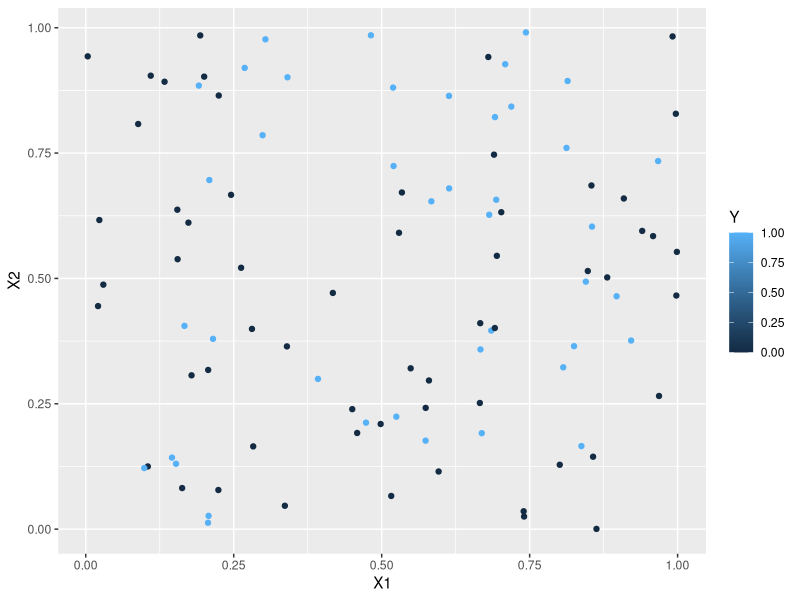
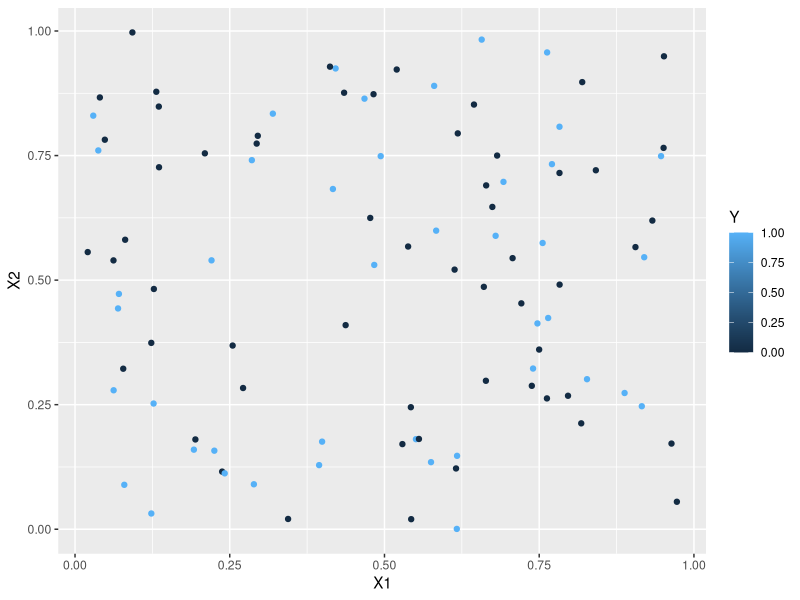
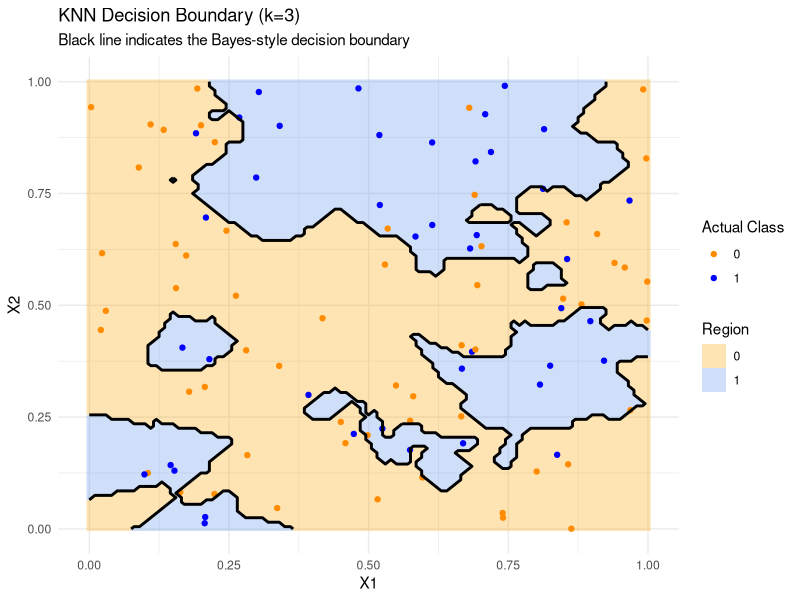
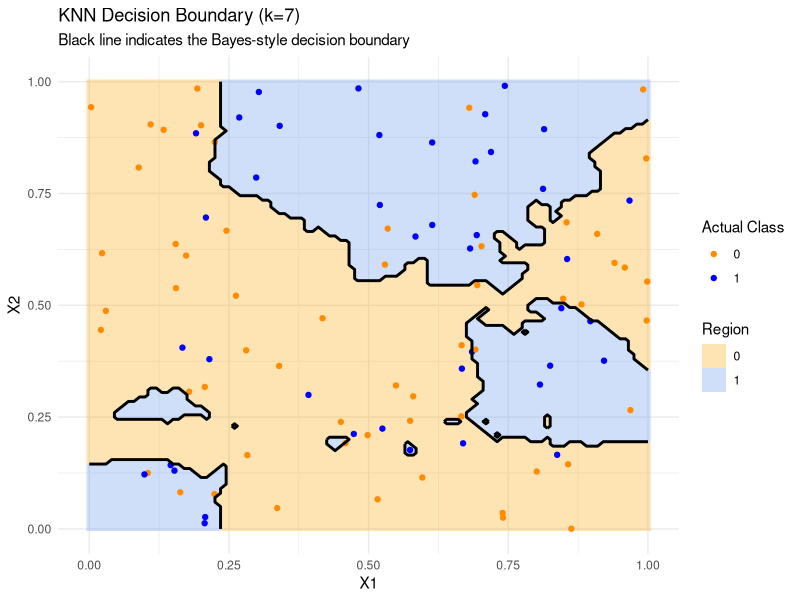

Source code (R) for these figures, in order: (Note: this script raises an error after producing the figures.)
## ---- chunk 1
library(class)
library(tidyverse)
## ---- chunk 2
#Generative model
set.seed(116) #setting a random seed so that we can reproduce everything exactly if we want to

generate_y <- function(x1,x2) { #two input parameters to generate the output y
  logit <- x1 -2*x2 -2*x1^2 + x2^2 + 3*x1*x2
  p <- exp(logit)/(1+exp(logit)) #apply the inverse logit function
  y <- rbinom(1,1,p) #y becomes a 0 (with prob 1-p) or a 1 with probability p
}
## ---- chunk 3
# Generate a dataset with 100 points
set.seed(116)
n = 100
X1 <- runif(n,0,1)
X2 <- runif(n,0,1)

#I'm going to use a for loop to generate 100 y's
Y <- rep(0,n) #initializing my Y to be a vector of 0's
for (i in 1:n) {
  Y[i] <- generate_y(X1[i],X2[i])
}

sum(Y) #How many 0's and 1's were predicted? In this training set, 42% were 1's. However, almost 48% are 1's when n is large. That's quite close to 50/50 so we shouldn't have issues with "imbalance," which is something we'll learn about later in the semester.

training <- cbind(X1,X2,Y) #combining all of my variables into a training dataset
ggplot(data=training, aes(x=X1, y=X2, color=Y)) +
  geom_point()
## ---- chunk 4
# Create the training dataset as above using seed=116
# Create a testing dataset using seed=121

set.seed(121)
n = 100
X1 <- runif(n,0,1)
X2 <- runif(n,0,1)

#I'm going to use a for loop to generate 100 y's
Y <- rep(0,n) #initializing my Y to be a vector of 0's
for (i in 1:n) {
  Y[i] <- generate_y(X1[i],X2[i])
}

sum(Y) #43 1's, which is much closer to the 51.5% true rate
testing <- cbind(X1,X2,Y)

#Let's plot the test set. Does it look like the training set? Yeah, looks similar.
ggplot(data=testing, aes(x=X1, y=X2, color=Y)) +
  geom_point()
## ---- chunk 5
#Using k=3
k=3
predicted.ys <- knn(train = training[,1:2], test = testing[,1:2], cl=training[,3],k=k)
misclass_rate <- function(predictions, test.truth) { #Given the model predictions and the true classifications
  1-(sum(predictions==test.truth)/length(predictions))
}

misclass_rate(predicted.ys,testing[,3])
## ---- chunk 6
#Using k=7
k=7
predicted.ys <- knn(train = training[,1:2], test = testing[,1:2], cl=training[,3],k=k)
misclass_rate <- function(predictions, test.truth) { #Given the model predictions and the true classifications
  1-(sum(predictions==test.truth)/length(predictions))
}

misclass_rate(predicted.ys,testing[,3])
## ---- chunk 7
#Decision boundary for k=3
library(class)
library(ggplot2)

testing.grid <- expand.grid(X1 = seq(0, 1, by = .01), 
                            X2 = seq(0, 1, by = .01))

predicted.grid <- knn(train = training[,1:2], 
                      test = testing.grid, 
                      cl = training[,3], 
                      k = 3)
predicted.gridxy <- testing.grid
predicted.gridxy$Y <- as.numeric(predicted.grid) -1 

# 4. Plotting
ggplot() +
  geom_raster(data = predicted.gridxy, aes(x = X1, y = X2, fill = as.factor(Y)), alpha = 0.3) +
  geom_contour(data = predicted.gridxy, aes(x = X1, y = X2, z = Y), 
               breaks = 1.5, color = "black", size = 1) +
  geom_point(data = training, aes(x = X1, y = X2, color = as.factor(Y))) +
  scale_fill_manual(values = c("orange", "cornflowerblue"), name = "Region") +
  scale_color_manual(values = c("darkorange", "blue"), name = "Actual Class") +
  labs(title = "KNN Decision Boundary (k=3)",
       subtitle = "Black line indicates the Bayes-style decision boundary") +
   geom_contour(data = predicted.gridxy, aes(x = X1, y = X2, z = Y +1),  
               breaks = 1.5, color = "black", size = 1) + 
theme_minimal()
## ---- chunk 8
#Decision boundary for k=7
library(class)
library(ggplot2)

testing.grid <- expand.grid(X1 = seq(0, 1, by = .01), 
                            X2 = seq(0, 1, by = .01))

predicted.grid <- knn(train = training[,1:2], 
                      test = testing.grid, 
                      cl = training[,3], 
                      k = 7)
predicted.gridxy <- testing.grid
predicted.gridxy$Y <- as.numeric(predicted.grid) -1 

# 4. Plotting
ggplot() +
  geom_raster(data = predicted.gridxy, aes(x = X1, y = X2, fill = as.factor(Y)), alpha = 0.3) +
  geom_contour(data = predicted.gridxy, aes(x = X1, y = X2, z = Y), 
               breaks = 1.5, color = "black", size = 1) +
  geom_point(data = training, aes(x = X1, y = X2, color = as.factor(Y))) +
  scale_fill_manual(values = c("orange", "cornflowerblue"), name = "Region") +
  scale_color_manual(values = c("darkorange", "blue"), name = "Actual Class") +
  labs(title = "KNN Decision Boundary (k=7)",
       subtitle = "Black line indicates the Bayes-style decision boundary") +
   geom_contour(data = predicted.gridxy, aes(x = X1, y = X2, z = Y +1),  
               breaks = 1.5, color = "black", size = 1) + 
theme_minimal()
## ---- chunk 9
#fitting KNN on k=4

predicted.ys_4 <- knn(train = training[,1:2], 
                      test = testing[,1:2], 
                      cl=training[,3],
                      k=4)

#fitting KNN on k=8

predicted.ys_8 <- knn(train=training[,1:2],
                      test=testing[,1:2],
                      cl=training[,3],
                      k=8)
## ---- chunk 10
#misclassification rate is number of incorrect predictions/ total number of predictions

#misclass rate for k=4
misclass_rate_4 = 1-(sum(predicted.ys_4==testing[,3])/length(predicted.ys_4))
misclass_rate_4

#misclass rate for k=8
misclass_rate_8 = 1-(sum(predicted.ys_8==testing[,3])/length(predicted.ys_8))
misclass_rate_8
## ---- chunk 11
#plot decision boundaries for k=4

# setting the grid that we will predict on 
testing.grid_4 <- expand.grid(X1 = seq(0, 1, by = .01), 
                            X2 = seq(0, 1, by = .01))
# predicting on the grid
predicted.grid_4 <- knn(train = training[,1:2], 
                      test = testing.grid_2, 
                      cl = training[,3], 
                      k = 4)

predicted.gridxy_4 <- testing.grid_4
predicted.gridxy_4$Y <- as.numeric(predicted.grid_8) -1

ggplot() +
  geom_raster(data = predicted.gridxy_4, aes(x = X1, y = X2, fill = as.factor(Y)), alpha = 0.3) +
  geom_contour(data = predicted.gridxy_4, aes(x = X1, y = X2, z = Y), 
               breaks = 1.5, color = "black", size = 1) +
  geom_point(data = training, aes(x = X1, y = X2, color = as.factor(Y))) +
  scale_fill_manual(values = c("orange", "cornflowerblue"), name = "Region") +
  scale_color_manual(values = c("darkorange", "blue"), name = "Actual Class") +
  labs(title = "KNN Decision Boundary (k=4)",
       subtitle = "Black line indicates the Bayes-style decision boundary") +
   geom_contour(data = predicted.gridxy_4, aes(x = X1, y = X2, z = Y +1),  
               breaks = 1.5, color = "black", size = 1) +
theme_minimal()



#plot decision boundaries for k=8

# setting the grid that we will predict on 
testing.grid_8 <- expand.grid(X1 = seq(0, 1, by = .01), 
                            X2 = seq(0, 1, by = .01))
# predicting on the grid
predicted.grid_8 <- knn(train = training[,1:2], 
                      test = testing.grid_2, 
                      cl = training[,3], 
                      k = 8)

predicted.gridxy_8 <- testing.grid_8
predicted.gridxy_8$Y <- as.numeric(predicted.grid_8) -1

ggplot() +
  geom_raster(data = predicted.gridxy_8, aes(x = X1, y = X2, fill = as.factor(Y)), alpha = 0.3) +
  geom_contour(data = predicted.gridxy_8, aes(x = X1, y = X2, z = Y), 
               breaks = 1.5, color = "black", size = 1) +
  geom_point(data = training, aes(x = X1, y = X2, color = as.factor(Y))) +
  scale_fill_manual(values = c("orange", "cornflowerblue"), name = "Region") +
  scale_color_manual(values = c("darkorange", "blue"), name = "Actual Class") +
  labs(title = "KNN Decision Boundary (k=8)",
       subtitle = "Black line indicates the Bayes-style decision boundary") +
   geom_contour(data = predicted.gridxy_8, aes(x = X1, y = X2, z = Y +1),  
               breaks = 1.5, color = "black", size = 1) +
theme_minimal()
## ---- chunk 12
#observation of x1=0.5, x2=0.5
observation <- data.frame(X1 = 0.5, X2 = 0.5)

training_data_frame <- as.data.frame(training)

#Perform the KNN prediction
predicted_y <- knn(
  train = training[, c("X1", "X2")],       
  test = observation[, c("X1", "X2")],  
  cl = training_data_frame$Y,                        
  k = 8                                       
)
predicted_y
## ---- chunk 13
pred2k <- knn(train=training[,1:2], test=testing[,1:2], cl=training[,3], k=2)
pred6k <- knn(train=training[,1:2], test=testing[,1:2], cl=training[,3], k=10)

#Calculate Miscalculation rates for k=2 and k=6
truth <- testing[[3]]
pred2kn <- as.numeric(pred2k)
pred6kn <- as.numeric(pred6k)

misclass_rate <- function(predictions, truth) {
  1-(sum(predictions == truth)/length(predictions))
}
    
misclass_rate(pred2kn, testing[,3])
misclass_rate(pred6kn, testing[,3])
## ---- chunk 14
#Plot Decision Boundary for k=2 

testing.grid<-expand.grid(X1 =seq(0,1,by= .01),
X2 =seq(0,1,by= .01))

predicted.grid<-knn(train= training[,1:2],
test= testing.grid,
cl= training[,3],
k= 2)

predicted.gridxy<-testing.grid
predicted.gridxy$Y <-as.numeric(predicted.grid)-1

ggplot() + 
  geom_raster(data = predicted.gridxy, aes(x = X1, y = X2, fill = as.factor(Y)), alpha = 0.3) +
  geom_contour(data = predicted.gridxy, aes(x = X1, y = X2, z = Y),
breaks = 1.5, color = "black", size = 1) +
  geom_point(data = training, aes(x = X1, y = X2, color = as.factor(Y))) +
scale_fill_manual(values = c("green", "red"), name = "Region") +
scale_color_manual(values = c("darkgreen", "darkred"), name = "Actual Class") +
labs(title = "KNN Decision Boundary (k=2)",
subtitle = "Black line indicates the Bayes-style decision boundary") +
geom_contour(data = predicted.gridxy, aes(x = X1, y = X2, z = Y +1),
breaks = 1.5, color = "black", size = 1) + 
theme_minimal()

#Plot Decision Boudary for k=10

predicted.grid10<-knn(train= training[,1:2],
test= testing.grid,
cl= training[,3],
k= 10)

predicted.gridxy<-testing.grid
predicted.gridxy$Y <-as.numeric(predicted.grid10)-1

ggplot() + 
  geom_raster(data = predicted.gridxy, aes(x = X1, y = X2, fill = as.factor(Y)), alpha = 0.3) +
  geom_contour(data = predicted.gridxy, aes(x = X1, y = X2, z = Y),
breaks = 1.5, color = "black", size = 1) +
  geom_point(data = training, aes(x = X1, y = X2, color = as.factor(Y))) +
scale_fill_manual(values = c("green", "red"), name = "Region") +
scale_color_manual(values = c("darkgreen", "darkred"), name = "Actual Class") +
labs(title = "KNN Decision Boundary (k=10)",
subtitle = "Black line indicates the Bayes-style decision boundary") +
geom_contour(data = predicted.gridxy, aes(x = X1, y = X2, z = Y +1),
breaks = 1.5, color = "black", size = 1) + 
theme_minimal()
## ---- chunk 15
#Find the best k:
#Set seed since knn function breaks ties randomly
set.seed(123)
vals <- rep(0,50)

for(i in 1:50){
 preds <- knn(train=training[,1:2], test=testing[,1:2], cl=training[,3], k=i) 
 vals[i] <- misclass_rate(preds, testing[[3]])
}
## ---- chunk 16
#Plot Decision Boundary for k=5

predicted.grid10<-knn(train= training[,1:2],
test= testing.grid,
cl= training[,3],
k= 5)

predicted.gridxy<-testing.grid
predicted.gridxy$Y <-as.numeric(predicted.grid10)-1

ggplot() + 
  geom_raster(data = predicted.gridxy, aes(x = X1, y = X2, fill = as.factor(Y)), alpha = 0.3) +
  geom_contour(data = predicted.gridxy, aes(x = X1, y = X2, z = Y),
breaks = 1.5, color = "black", size = 1) +
  geom_point(data = training, aes(x = X1, y = X2, color = as.factor(Y))) +
scale_fill_manual(values = c("green", "red"), name = "Region") +
scale_color_manual(values = c("darkgreen", "darkred"), name = "Actual Class") +
labs(title = "KNN Decision Boundary (k=5)",
subtitle = "Black line indicates the Bayes-style decision boundary") +
geom_contour(data = predicted.gridxy, aes(x = X1, y = X2, z = Y +1),
breaks = 1.5, color = "black", size = 1) + 
theme_minimal()
